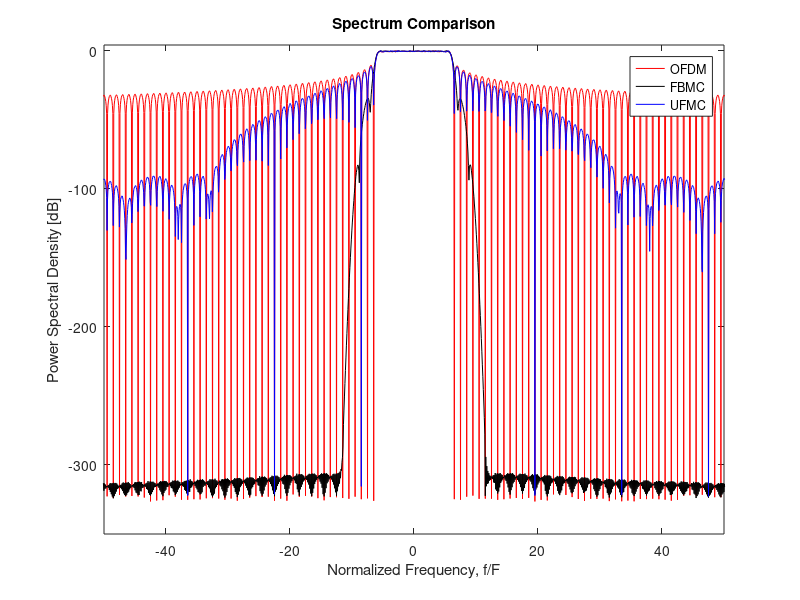

MATLAB code to generate this figure:
clc;
clear all;
close all;

%% Parameters
Sampling_rate=15e3*14*14;
Subcarriers=12;
Subcarrier_spacing=15e3;
IntermediateSubcarrier=87;

%% Loading

OFDM = load('OFDM_Spectrum.mat');
FBMC = load('FBMC_Spectrum.mat');
UFMC = load('UFMC_Spectrum.mat');

%% Plot

% Normalize over energy
OFDM.PSD  = OFDM.PSD/(sum(OFDM.PSD)*Sampling_rate/length(OFDM.PSD));
FBMC.PSD  = FBMC.PSD/(sum(FBMC.PSD)*Sampling_rate/length(FBMC.PSD));
UFMC.PSD  = UFMC.PSD/(sum(UFMC.PSD)*Sampling_rate/length(UFMC.PSD));

% Normalize to 0dB
NormalizationFactor = max([FBMC.PSD]);
OFDM.PSD  = OFDM.PSD/NormalizationFactor;
FBMC.PSD  = FBMC.PSD/NormalizationFactor;
UFMC.PSD  = UFMC.PSD/NormalizationFactor;

figure(),
plot(OFDM.Normalized_frequency/Subcarrier_spacing-IntermediateSubcarrier-ceil(Subcarriers/2)+1/2,10*log10(OFDM.PSD),'r');
hold on,
plot(FBMC.Normalized_frequency/Subcarrier_spacing-IntermediateSubcarrier-ceil(Subcarriers/2)+1/2,10*log10(FBMC.PSD),'k');
plot(UFMC.Normalized_frequency/Subcarrier_spacing-IntermediateSubcarrier-ceil(Subcarriers/2)+1/2,10*log10(UFMC.PSD),'b');
ylim([-350 4]);
xlim([-50 50]);
xlabel('Normalized Frequency, f/F');
ylabel('Power Spectral Density [dB]');
title('Spectrum Comparison');
legend('OFDM','FBMC','UFMC');